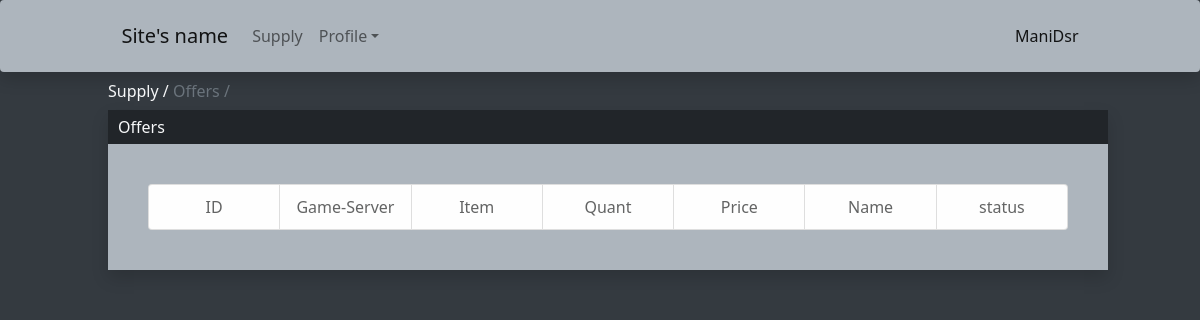
The app's page /Supply/Offers/ (signed in), older data.
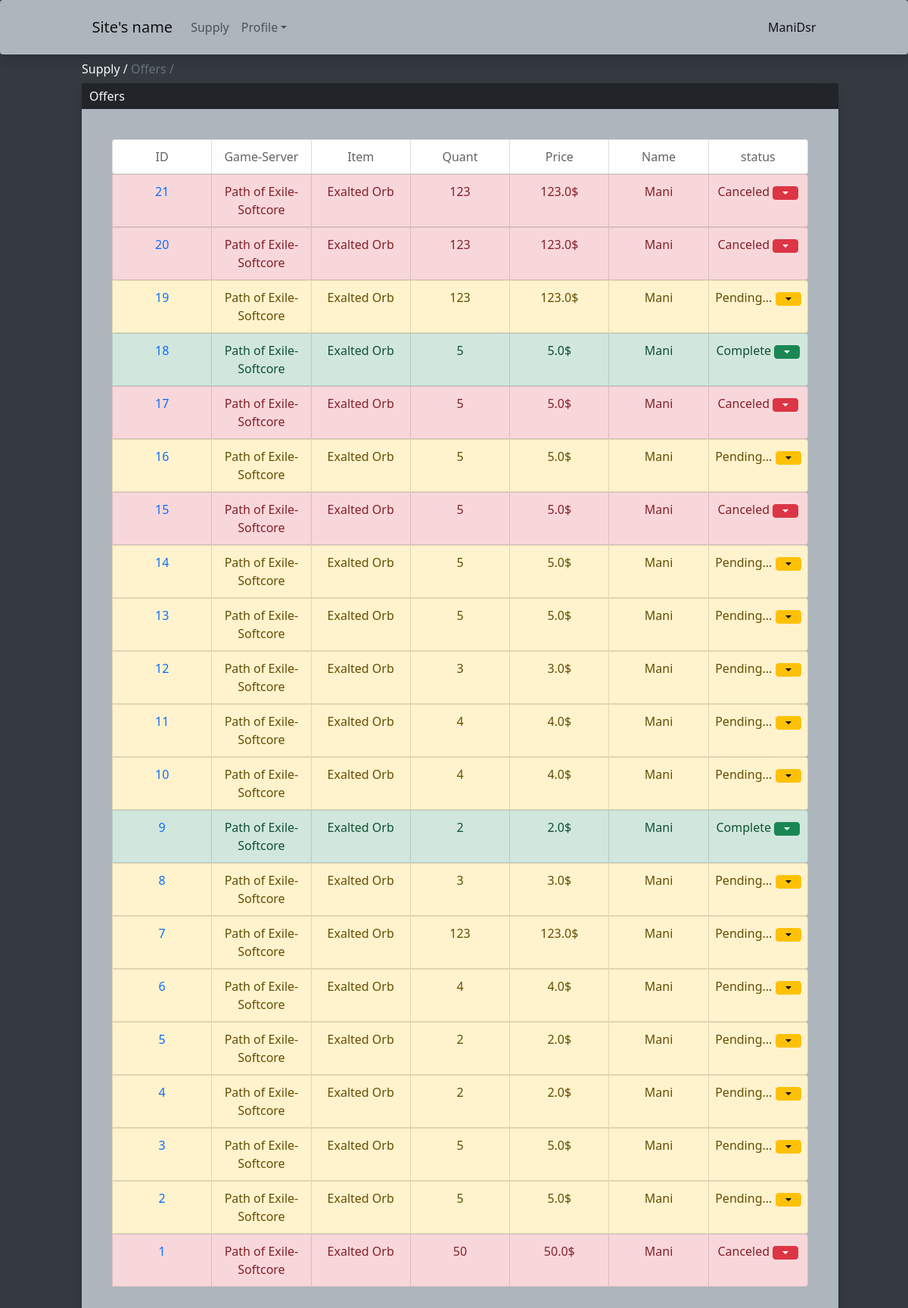
The same page, newer data.
### StaffApp/models.py (models this page shows, shortened)
class OfferRequest(models.Model):
    user = models.ForeignKey(User,on_delete=models.CASCADE,related_name="offersrequest",null=True)
    NameUser = models.CharField(max_length=100)
    ContactWay = models.CharField(max_length=200)
    idgame = models.IntegerField()
    game = models.CharField(max_length=200)
    idserver = models.IntegerField()
    server = models.CharField(max_length=200)
    iditem = models.IntegerField()
    item = models.CharField(max_length=500)
    itemQuantity = models.CharField(max_length=500)
    ingamename = models.CharField(max_length=200)
    note = models.CharField(max_length=500)
    finalPrice = models.FloatField()
    Status = models.IntegerField()

### StaffApp/views.py (the view, shortened to what this page needs)
# urls.py: path("Offers/",views.GetOffers,name="GetOffers"),
@login_required(login_url='/login/')
def GetOffers(response):
    try:
        Offers = reversed(OfferRequest.objects.all())
    except:
        return redirect("/Supply/Offers")
    return render(response,"StaffApp/ListOffers.html",{"Offerslist":Offers})

### StaffApp/templates/StaffApp/ListOffers.html (shortened to what this page needs)
{% extends 'StaffApp/BaseMenu.html'%}
{% block Link %}
    <a href="/Supply" style="color: #f8f9fa;">Supply / </a>
    <a href="/Supply/Offers" style="pointer-events: none;color: #d9dbdd;" class="text-muted">Offers / </a>
{% endblock %}
{% block TitleCont%}
Offers
{% endblock %}
{% block Contant %}
    <div style="margin: 0 40px;">
    <ul class="list-group list-group-horizontal justify-content-center ">
        <li class="list-group-item col list-group-item-light" style="text-align: center;padding: 10px 0;">ID</li>
        <li class="list-group-item col list-group-item-light" style="text-align: center;padding: 10px 0;">Game-Server</li>
        <li class="list-group-item col list-group-item-light" style="text-align: center;padding: 10px 0;">Item</li>
        <li class="list-group-item col list-group-item-light" style="text-align: center;padding: 10px 0;">Quant</li>
        <li class="list-group-item col list-group-item-light" style="text-align: center;padding: 10px 0;">Price</li>
        <li class="list-group-item col list-group-item-light" style="text-align: center;padding: 10px 0;">Name</li>
        <li class="list-group-item col list-group-item-light" style="text-align: center;padding: 10px 0;">status</li>
    </ul>
    {% if request.user.is_staff %}
        {% for Offer in Offerslist %}
            {% if Offer.Status == 1 %}
            <form method="POST" style="margin: 0;">
                <ul class="list-group list-group-horizontal justify-content-center ">
                    <li class="list-group-item col list-group-item-warning" style="text-align: center;padding: 10px 0;"><a href="{{Offer.id}}">{{Offer.id}}</a></li>
                    <li class="list-group-item col list-group-item-warning" style="text-align: center;padding: 10px 0;">{{Offer.game}}-{{Offer.server}}</li>
                    <li class="list-group-item col list-group-item-warning" style="text-align: center;padding: 10px 0;">{{Offer.item}}</li>
                    <li class="list-group-item col list-group-item-warning" style="text-align: center;padding: 10px 0;">{{Offer.itemQuantity}}</li>
                    <li class="list-group-item col list-group-item-warning" style="text-align: center;padding: 10px 0;">{{Offer.finalPrice}}$</li>
                    <li class="list-group-item col list-group-item-warning" style="text-align: center;padding: 10px 0;">{{Offer.NameUser}}</li>
                    <li class="list-group-item col list-group-item-warning" style="text-align: center;padding: 10px 0;">Pending...
                        <button class="btn btn-warning dropdown-toggle" type="button" id="dropdownMenuButton1" data-bs-toggle="dropdown" aria-expanded="false"></button>
                    </li>
                </ul>
            </form>
        {% elif Offer.Status == 2 %}
            <form method="POST" style="margin: 0;">
                <ul class="list-group list-group-horizontal justify-content-center ">
                    <li class="list-group-item col list-group-item-success" style="text-align: center;padding: 10px 0;"><a href="{{Offer.id}}">{{Offer.id}}</a></li>
                    <li class="list-group-item col list-group-item-success" style="text-align: center;padding: 10px 0;">{{Offer.game}}-{{Offer.server}}</li>
                    <li class="list-group-item col list-group-item-success" style="text-align: center;padding: 10px 0;">{{Offer.item}}</li>
                    <li class="list-group-item col list-group-item-success" style="text-align: center;padding: 10px 0;">{{Offer.itemQuantity}}</li>
                    <li class="list-group-item col list-group-item-success" style="text-align: center;padding: 10px 0;">{{Offer.finalPrice}}$</li>
                    <li class="list-group-item col list-group-item-success" style="text-align: center;padding: 10px 0;">{{Offer.NameUser}}</li>
                    <li class="list-group-item col list-group-item-success" style="text-align: center;padding: 10px 0;">Complete
                        <button class="btn btn-success dropdown-toggle" type="button" id="dropdownMenuButton1" data-bs-toggle="dropdown" aria-expanded="false"></button>
                    </li>
                </ul>
            </form>
        {% elif Offer.Status == 3 %}
            <form method="POST" style="margin: 0;">
                <ul class="list-group list-group-horizontal justify-content-center ">
                    <li class="list-group-item col list-group-item-danger" style="text-align: center;padding: 10px 0;"><a href="{{Offer.id}}">{{Offer.id}}</a></li>
                    <li class="list-group-item col list-group-item-danger" style="text-align: center;padding: 10px 0;">{{Offer.game}}-{{Offer.server}}</li>
                    <li class="list-group-item col list-group-item-danger" style="text-align: center;padding: 10px 0;">{{Offer.item}}</li>
                    <li class="list-group-item col list-group-item-danger" style="text-align: center;padding: 10px 0;">{{Offer.itemQuantity}}</li>
                    <li class="list-group-item col list-group-item-danger" style="text-align: center;padding: 10px 0;">{{Offer.finalPrice}}$</li>
                    <li class="list-group-item col list-group-item-danger" style="text-align: center;padding: 10px 0;">{{Offer.NameUser}}</li>
                    <li class="list-group-item col list-group-item-danger" style="text-align: center;padding: 10px 0;">Canceled
                        <button class="btn btn-danger dropdown-toggle" type="button" id="dropdownMenuButton1" data-bs-toggle="dropdown" aria-expanded="false"></button>
                    </li>
                </ul>
            </form>
    {% endif %}
    {% endfor%}
    {% endif %}
</div>
{% endblock %}

### StaffApp/templates/StaffApp/BaseMenu.html (shortened to what this page needs)
<html lang="en">
<head>
    <link href="https://cdn.jsdelivr.net/npm/bootstrap@5.0.2/dist/css/bootstrap.min.css" rel="stylesheet">
</head>
<body>
    <nav class="navbar navbar-expand-lg navbar-light shadow p-3 bg-body rounded col-12">
        <div class="container-fluid" style="margin: 0 8%;">
          <a class="navbar-brand" href="#">Site's name</a>
          <div class="collapse navbar-collapse" id="navbarSupportedContent">
            <ul class="navbar-nav me-auto mb-2 mb-lg-0">
              <li class="nav-item">
                <a class="nav-link" aria-current="page" href="/Supply">Supply</a>
              </li>
              <li class="nav-item dropdown">
                <a class="nav-link dropdown-toggle" href="#" id="navbarDropdown" role="button" data-bs-toggle="dropdown" aria-expanded="false">Profile</a>
                  <hr class="dropdown-divider"></li>
                </ul>
            <a href="#" style="text-decoration: none;color: rgba(0, 0, 0, 0.9);font-weight: 500;text-transform: capitalize;">{{user.username}}</a>
          </div>
        </div>
    </nav>
    <div class="col-10" style="margin: 7px 9%;">
      {% block Link%}{% endblock%}
    </div>
    <div class="col-10 shadow" style="margin: 0 9%;">
        <div style="background-color: #212529;color: #f8f9fa;">
            <p style="padding: 5px 10px;margin-bottom: 0;">{% block TitleCont%}Select You Game{% endblock %}</p>
        </div>
        <div style="background-color: #adb5bd; padding: 40px 0;">
          {%if user.is_authenticated %}
            {% block Contant%}There is no Item To Show{% endblock %}
          {% endif %}
        </div>
    </div>
</body>
</html>

### StaffApp/templates/StaffApp/BaseMenu.html (style rules this page uses)
.bg-body { background-color: #adb5bd!important; }
body { background-color: #343a40; }
a { text-decoration: none; }

Row changes from the older to the newer data that the page shows:
added OfferRequest: id "21", game "Path of Exile", server "Softcore", item "Exalted Orb", itemQuantity "123", finalPrice "123.0", NameUser "Mani"
added OfferRequest: id "20", game "Path of Exile", server "Softcore", item "Exalted Orb", itemQuantity "123", finalPrice "123.0", NameUser "Mani"
added OfferRequest: id "19", game "Path of Exile", server "Softcore", item "Exalted Orb", itemQuantity "123", finalPrice "123.0", NameUser "Mani"
added OfferRequest: id "18", game "Path of Exile", server "Softcore", item "Exalted Orb", itemQuantity "5", finalPrice "5.0", NameUser "Mani"
added OfferRequest: id "17", game "Path of Exile", server "Softcore", item "Exalted Orb", itemQuantity "5", finalPrice "5.0", NameUser "Mani"
added OfferRequest: id "16", game "Path of Exile", server "Softcore", item "Exalted Orb", itemQuantity "5", finalPrice "5.0", NameUser "Mani"
added OfferRequest: id "15", game "Path of Exile", server "Softcore", item "Exalted Orb", itemQuantity "5", finalPrice "5.0", NameUser "Mani"
added OfferRequest: id "14", game "Path of Exile", server "Softcore", item "Exalted Orb", itemQuantity "5", finalPrice "5.0", NameUser "Mani"
added OfferRequest: id "13", game "Path of Exile", server "Softcore", item "Exalted Orb", itemQuantity "5", finalPrice "5.0", NameUser "Mani"
added OfferRequest: id "12", game "Path of Exile", server "Softcore", item "Exalted Orb", itemQuantity "3", finalPrice "3.0", NameUser "Mani"
added OfferRequest: id "11", game "Path of Exile", server "Softcore", item "Exalted Orb", itemQuantity "4", finalPrice "4.0", NameUser "Mani"
added OfferRequest: id "10", game "Path of Exile", server "Softcore", item "Exalted Orb", itemQuantity "4", finalPrice "4.0", NameUser "Mani"
added OfferRequest: id "9", game "Path of Exile", server "Softcore", item "Exalted Orb", itemQuantity "2", finalPrice "2.0", NameUser "Mani"
added OfferRequest: id "8", game "Path of Exile", server "Softcore", item "Exalted Orb", itemQuantity "3", finalPrice "3.0", NameUser "Mani"
added OfferRequest: id "7", game "Path of Exile", server "Softcore", item "Exalted Orb", itemQuantity "123", finalPrice "123.0", NameUser "Mani"
added OfferRequest: id "6", game "Path of Exile", server "Softcore", item "Exalted Orb", itemQuantity "4", finalPrice "4.0", NameUser "Mani"
added OfferRequest: id "5", game "Path of Exile", server "Softcore", item "Exalted Orb", itemQuantity "2", finalPrice "2.0", NameUser "Mani"
added OfferRequest: id "4", game "Path of Exile", server "Softcore", item "Exalted Orb", itemQuantity "2", finalPrice "2.0", NameUser "Mani"
added OfferRequest: id "3", game "Path of Exile", server "Softcore", item "Exalted Orb", itemQuantity "5", finalPrice "5.0", NameUser "Mani"
added OfferRequest: id "2", game "Path of Exile", server "Softcore", item "Exalted Orb", itemQuantity "5", finalPrice "5.0", NameUser "Mani"
added OfferRequest: id "1", game "Path of Exile", server "Softcore", item "Exalted Orb", itemQuantity "50", finalPrice "50.0", NameUser "Mani"
